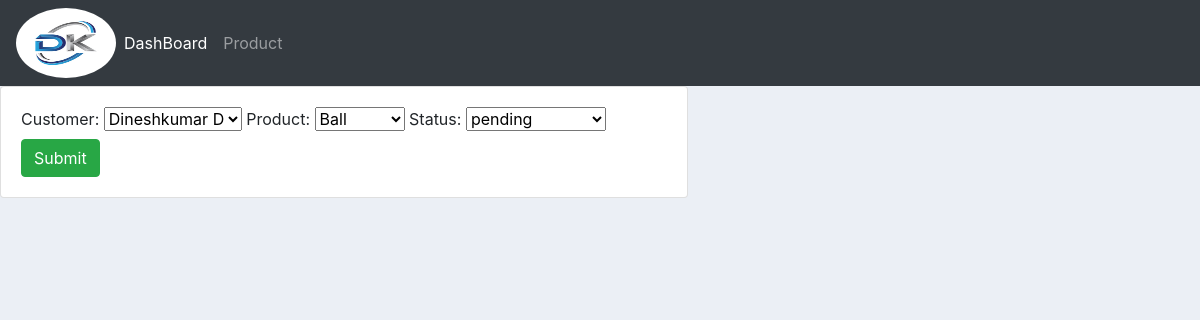
Page /form_update/1 on the committed database.
### account/models.py (models this page shows, shortened)
class Order(models.Model):
    STATUS=(
        ('pending','pending'),
        ('Out for delivery','Out for delivery'),
        ('Delivered', 'Delivered'),
    )
    customer=models.ForeignKey(Customer,null=True,on_delete=models.SET_NULL)
    product=models.ForeignKey(Product,null=True,on_delete=models.SET_NULL)
    data_created=models.DateTimeField(auto_now_add=True ,null=True)
    status=models.CharField(max_length=200,null=True ,choices=STATUS)

### account/views.py (the view)
# urls.py: path('form_update/<str:pk>',views.Update,name='Form_update'),
def Update(request,pk):
    order=Order.objects.get(id=pk)
    form=OrderForm(instance=order)
    if request.method=="POST":
        form=OrderForm(request.POST, instance=order)
        if form.is_valid():
            form.save()
            return redirect('/')
    context={
        'form1': form
    }
    return render(request,'accounts/order_form.html',context)

### account/forms.py
class OrderForm(ModelForm):
    class Meta:
        model=Order
        fields='__all__'

### account/models.py (called while the page is built)
    def __str__(self):
        return self.name

    def __str__(self):
        return self.name

### account/templates/accounts/order_form.html (shortened to what this page needs)
{% extends "accounts/base.html" %}
{% load static %}
{% block content %}
<div class="row">
    <div class="col-md-7">
        <div class="card card-body">
            <form action="" method="POST">
                {{form1}}
                <input class="btn btn-success" type="submit" name="submit" id="">
            </form>
        </div>
    </div>
</div>
{% endblock content %}

### static/css/main.css (style rules this page uses)
body { background-color: #ebeff5; }

### rows in the picture
Order: customer "Dineshkumar D", product "Ball", status "pending"
